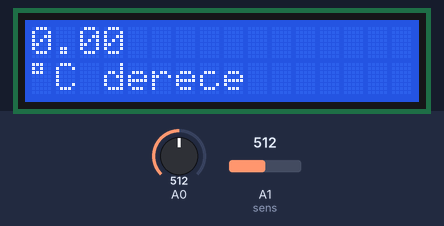
Simulated run of this sketch. Board: Arduino Uno, built with avr-gcc and run on an emulated ATmega328P. Shown: 16×2 character LCD. The inputs (shaded band) are chosen by the test bench; at power-on: A0 = 512, A1 (sens) = 512.

Above: at 2.2 s.
2.3 s: A0 set to 546
3.8 s: A0 set to 569
At 4.32 s:
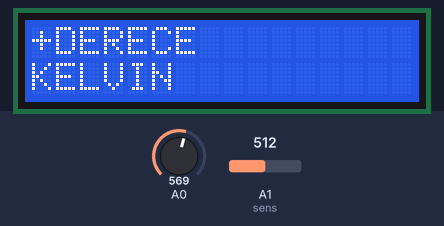
6.8 s: A0 set to 370
At 8.5 s:
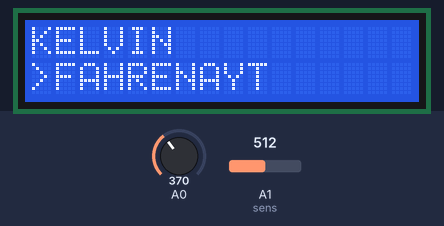
8.8 s: A0 set to 565
At 9.3 s:
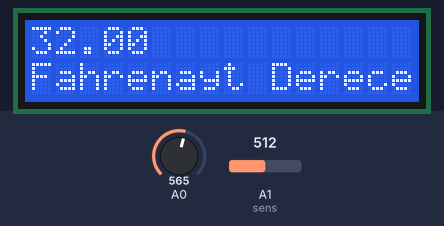
11.8 s: A1 (sens) set to 370
At 13.3 s:
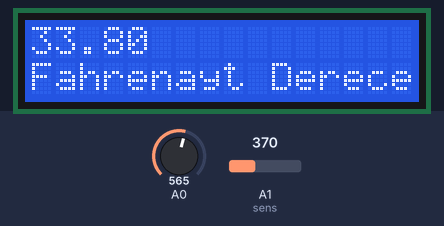
14.8 s: A1 (sens) set to 390
At 15.8 s:
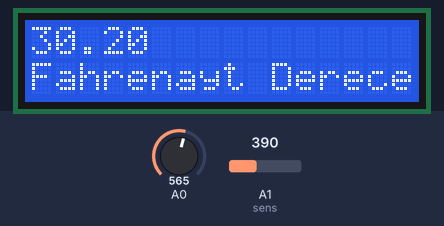
Timing chart, 0 to 17.8 s (numbered marks = the images above; inputs shaded):
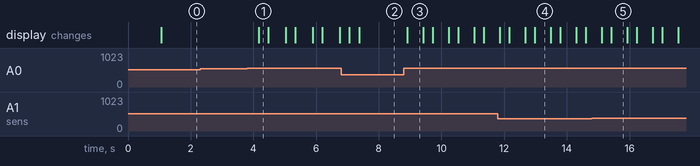

The sketch:

MENU.ino
```cpp
#include<LiquidCrystal.h>
LiquidCrystal lcd(8,9,4,5,6,7);
double val;
double deger;
#define sag 0
#define ust 1
#define alt 2
#define sol 3
#define secim 4
#define yok 5

#define sens A1
float k_val;
float c_val;
float f_val;


byte durum=0;
byte menu=0;

int tus_oku()//Bu fonksiyon, analog pininden gelen değere bağlı olarak hangi tuşun basıldığını belirler.
{
  int okunan=analogRead(0);
  if(okunan > 1000) return yok;
  if(okunan < 50) return sag;
  if(okunan < 195) return ust;
  if(okunan < 380) return alt;
  if(okunan < 555) return sol;
  if(okunan < 790) return secim;
  return yok;
}

float celcius(int c_val)
{
  float derece=0;
  derece=((c_val*5000)/1023)/10;
  return derece;
}

float kelvin(int k_val)
{
  float kelv=0;
  kelv=(((k_val*5000)/1023)/10)+273.15;
  return kelv;
}

float fahrenayt(int f_val)
{
  float fahr=0;
  fahr=((((f_val*5000)/1023)/10)*1.8)+32;
  return fahr;
}

void setup()
{
  lcd.begin(16,2);
  delay(1000);
}

void loop()
{
  val = analogRead(sens);

 if(tus_oku()==secim) {menu=1; delay(300);}

 while (menu==1)
 {
  if(tus_oku()==alt and durum<2) durum++;
  if(tus_oku()==ust and durum>0) durum--;
  if (durum==0)
  {
    lcd.setCursor(0,durum);
    lcd.print("+");
    lcd.print("DERECE                  ");
    lcd.setCursor(0,1);
    lcd.print("KELVIN               ");
  }
  if (durum==1)
  {
    lcd.setCursor(0,0);
    lcd.print("DERECE                      ");
    lcd.setCursor(0,1);
    lcd.print(">");
    lcd.print("ICECEK                  ");
  }

  if (durum==2)
  {
    lcd.setCursor(0,0);
    lcd.print("KELVIN                      ");
    lcd.setCursor(0,1);
    lcd.print(">");
    lcd.print("FAHRENAYT                    ");
  }
  delay(300);
  if(tus_oku()==secim) menu=0;
 }

  if(durum==0)//derece
  {
    lcd.setCursor(0,0);
    lcd.print(celcius(val));//yapılan hesapı ekrana vermek için
    lcd.print("       ");
    lcd.setCursor(0,1);
    lcd.print(char(223));//küçük kare
    lcd.print("C derece           ");//ilk ekrana veriyo seçmeden
    delay(250);
  }
 if(durum==1)//kelvin
 {
  lcd.setCursor(0,0);
  lcd.print(kelvin(val));
  lcd.print("         ");
  lcd.setCursor(0,0);
  lcd.print("CAY                          ");
  delay(250);
 }
 if(durum==1)//kelvin
 {
  lcd.setCursor(0,0);
  lcd.print(kelvin(val));
  lcd.print("         ");
  lcd.setCursor(0,1);
  lcd.print("KAHVE                          ");
  delay(250);
 }

 if(durum==2)//fahrenayt
 {
   lcd.setCursor(0,0);
   lcd.print(fahrenayt(val));
   lcd.print("        ");
   lcd.setCursor(0,1);
   lcd.print("Fahrenayt Derece");//seçince bu geli
   delay(200);
 }
}
```

Measured:
- the behaviour switches between 554 and 555 on A0 (found by bisection; images 0 and 1)
- after the input at 2.3 s, every drawn part: stays the same
- after the input at 3.8 s, the display: changes after 0.37 s (image 1)
- after the input at 6.8 s, the display: first changes after 0.26 s (image 2 shows a later state)
- after the input at 8.8 s, the display: changes after 0.11 s (image 3)
- after the input at 11.8 s, the display: first differs from a run without the input after 1.2 s (image 4)
- after the input at 14.8 s, the display: first differs from a run without the input after 0.61 s (image 5)
- what the display in image 3 shows lasts 0.5 s, from 8.9 s to 9.4 s
